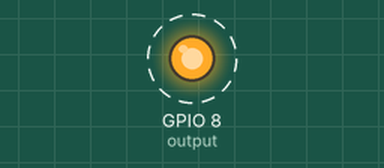
Bench run of a program on a simulated ESP32-C3. Parts: output pins drawn as LEDs (lit = HIGH). Dashed ring = blinking. What the program prints to the serial monitor is not drawn.

Above: at 0.1 s.
Timing chart, 0 to 3.0 s (numbered marks = the images above):
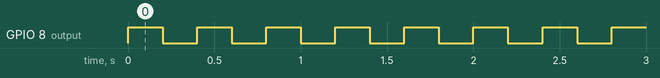

Measured:
- by itself, GPIO 8 (output): alternates HIGH for 0.20 s and LOW for 0.20 s

The program:

main.cpp
```cpp
// #include <Arduino.h>

// // Constants
// const int STEPPER_DELAY_µs = 100;
// const int STEPS_RANGE = 1000;

// // Define pins
// const int buttonPin = D8;       // Button pin, normally open (LOW)
// const int limitSwitchPin = D7;  // Limit switch pin, normally closed (HIGH)
// const int dirPin = D4;           // DIR pin for A4988
// const int stepPin = D3;          // STEP pin for A4988

// // Variables
// volatile bool motorMoving = false;  // Flag to check if the motor is moving
// bool motorDirection = false;  // Flag to check if the motor is moving
// int stepsToEnd = 0;        // Number of steps to reach the limit switch
// int currentSteps = 0;      // Keeps track of the current number of steps

// // Constants
// const int stepsPerMove = 1000; // The number of steps for a full cycle (can be adjusted)
// const int moveDelay = 10;      // Delay in milliseconds between steps for motor control

// void stepMotor() {
//   // Make one step (pulse the STEP pin)
//   digitalWrite(stepPin, HIGH);
//   delayMicroseconds(STEPPER_DELAY_µs); // Pulse width (adjust for stepper motor speed)
//   digitalWrite(stepPin, LOW);
//   delayMicroseconds(STEPPER_DELAY_µs); // Pulse width (adjust for stepper motor speed)
// }

// void setDir(boolean forward) {
//   motorDirection = forward;
//   if (forward) {
//     digitalWrite(dirPin, HIGH);
//   } else {
//     digitalWrite(dirPin, LOW);
//   }
// }

// int home () {
//   Serial.println("HOMING...");
//   int homeSteps = 0;
//   motorMoving = true;
//   while (digitalRead(limitSwitchPin) == HIGH) {
//     //Reading debounce (necessary ??)
//     delayMicroseconds(STEPPER_DELAY_µs/2);
//     stepMotor();
//     homeSteps ++;
//   }
//   motorMoving = false;
//   Serial.println("HOMING OVER");
//   return homeSteps;
// }

// void IRAM_ATTR registerButtonPress() {
//   motorMoving = true;
//   setDir(true);
//   for (size_t i = 0; i < stepsToEnd; i++) {
//     stepMotor();
//   }
//   motorMoving = false;
// }

// void setup() {
//   Serial.begin(9600);
//   Serial.println(stepPin);
//   Serial.println(dirPin);

//   // Initialize pins
//   pinMode(stepPin, OUTPUT);
//   pinMode(dirPin, OUTPUT);
//   pinMode(buttonPin, INPUT_PULLUP); // Button with internal pull-up
//   pinMode(limitSwitchPin, INPUT_PULLUP); // Limit switch with internal pull-up

//   // Start with the motor in the "at rest" position
//   setDir(true);
//   stepsToEnd = home();

//   attachInterrupt(digitalPinToInterrupt(buttonPin), registerButtonPress, RISING);
// }

// void loop() {
//   int reading = digitalRead(limitSwitchPin);
//   Serial.print("reading : "); Serial.println(reading);
//   delay(50);
// }
```

ALED.cpp
```cpp
#include <Arduino.h>
// Assign output variable to GPIO pin
const int output = 8;

void setup() {
    Serial.begin(115200);
    // setup output on-board LED
    pinMode(output, OUTPUT);
}
void loop() {
    Serial.println("Hello World");
    digitalWrite(output, HIGH);  // Flash built-in LED
    delay(200);
    digitalWrite(output, LOW);
    delay(200);
}
```

mainPID.cpp
```cpp
// #include <Arduino.h>

// // Constants
// const int STEPPER_DELAY_micros = 100;
// const int STEPS_RANGE = 1000; // The number of steps for a full cycle (can be adjusted)
// const int moveDelay = 10;      // Delay in milliseconds between steps for motor control

// // pins
// // const int buttonPin = D8;       // Button pin, normally open (LOW)
// const int limitSwitchPin = GPIO_NUM_2;  // Limit switch pin, normally closed (HIGH)
// const int dirPin = GPIO_NUM_1;           // DIR pin for A4988
// const int stepPin = GPIO_NUM_0;          // STEP pin for A4988

// // Variables
// volatile bool motorMoving = false;  // Flag to check if the motor is moving
// bool isForward = false;  // Flag to keep track of the motor direction
// int stepsToEnd = 0;        // Number of steps to reach the limit switch
// int currentPosition = 0;      // Keeps track of the current number of steps


// //Lib
// bool isInRange(int value, int min, int max) {
//     if (min > max) {
//         Serial.print("Invalid range check, min cannot be greater than max");
//     }
//     return (value >= min) && (value <= max);
// }


// void stepMotor(int delay) {
//   //Check whether the next pos if physically possible
//   int nextPos = currentPosition;
//   if (isForward) nextPos =+ 1;
//   else nextPos =+ -1;
//   if (isInRange(nextPos, 0, STEPS_RANGE)){
//     currentPosition = nextPos;
//     //else we cancel stepMotor
//   } else return;

//   //The stepper driver expect a certain delay inbetween level changes
//   digitalWrite(stepPin, HIGH);
//   delayMicroseconds(STEPPER_DELAY_micros);
//   digitalWrite(stepPin, LOW);
//   delayMicroseconds(STEPPER_DELAY_micros);
// }

// void setStepperDirection(boolean forward) {
//   isForward = forward;
//   if (isForward) {
//     digitalWrite(dirPin, HIGH);
//   } else {
//     digitalWrite(dirPin, LOW);
//   }
// }

// //Homing the cariage
// //Shortly after the start of the program, we need to initiate a calibration phase where we directly set motorDirection to true, and run the motor until it hits a switch that is normally closed
// //Controling the carriage position using PID on the stepMotor delay parameter
// //If we are far from the desired position the delay is the shortest possible (TO BE DETERMINED) for the fastest speed, and when close to the position the speed of the stepper shall slow down.
// //The required position would be set following an interrupt on one of the MCU pins.
// //The actual position would be kept as a global variable. Each time we call stepDir we either increment or decrement the position variable, depending on the current motorDirection value.
// //Each time loop() runs the program runs a PID computation to figure out what the delay of stepDir should be, repspective to a maximum and minimum value, and then calls stepDir.


// int home () {
//   Serial.println("HOMING...");
//   int homeSteps = 0;
//   motorMoving = true;
//   while (digitalRead(limitSwitchPin) == HIGH) {
//     //Reading debounce (necessary ??)
//     delayMicroseconds(STEPPER_DELAY_micros/2);
//     stepMotor(100);
//     homeSteps ++;
//     yield();
//   }
//   motorMoving = false;
//   Serial.println("HOMING OVER");
//     Serial.print("Range steps : "); Serial.println(homeSteps);
//   return homeSteps;
// }

// void setup() {
//   Serial.begin(460800);
//   Serial.print("Seriallllll plsssss");

//   // Initialize pins
//   pinMode(stepPin, OUTPUT);
//   pinMode(dirPin, OUTPUT);
//   // pinMode(buttonPin, INPUT_PULLUP); // Button with internal pull-up
//   pinMode(limitSwitchPin, INPUT_PULLUP); // Limit switch with internal pull-up

//   // Start with the motor in the "at rest" position
//   setStepperDirection(true);
//   // stepsToEnd = home();
//   delay(1000);

//   // attachInterrupt(digitalPinToInterrupt(buttonPin), registerButtonPress, RISING);
// }

// void loop() {
//   int reading = digitalRead(limitSwitchPin);
//   Serial.print("reading : "); Serial.println(reading);
//   delay(50);
// }
```
